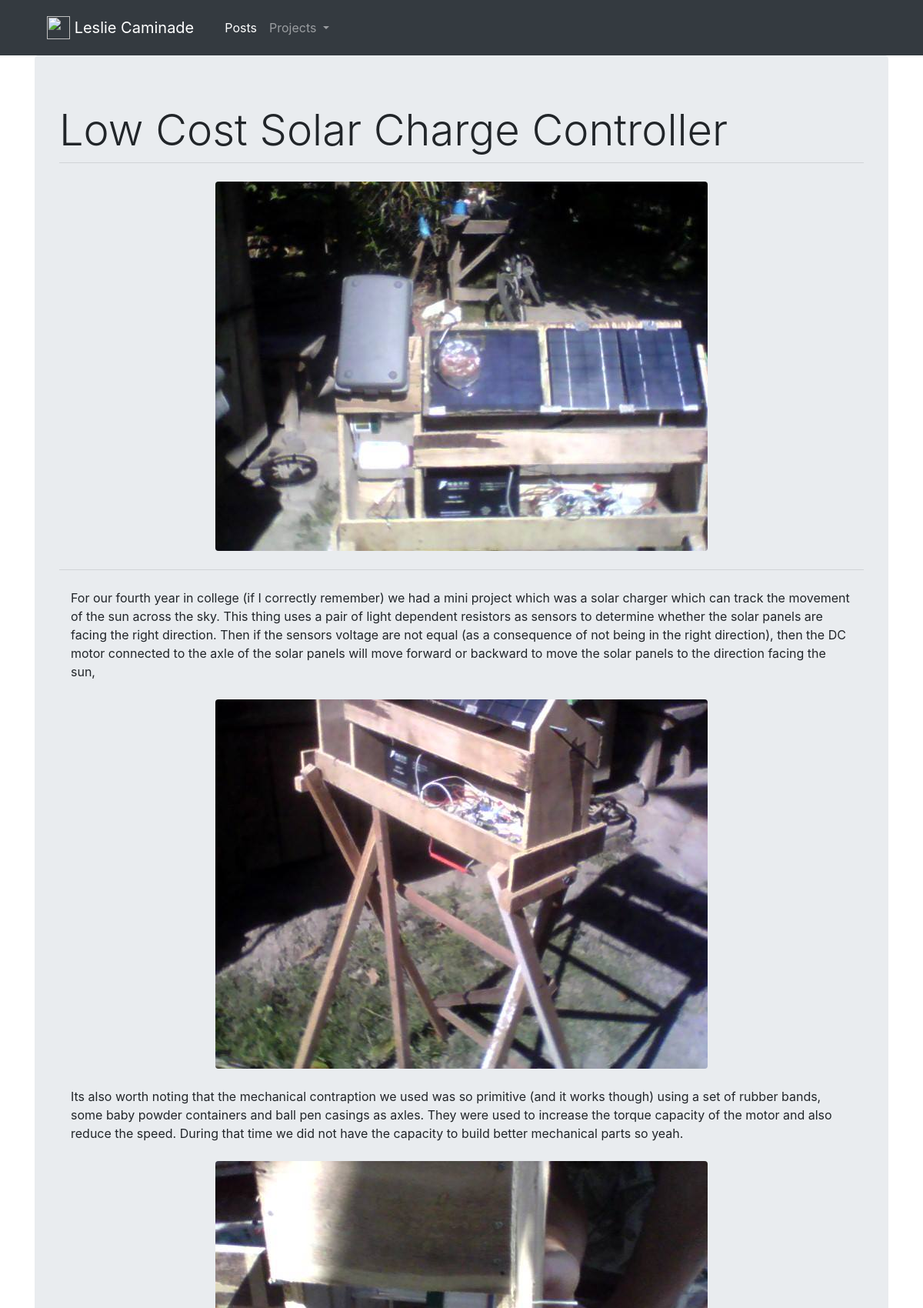
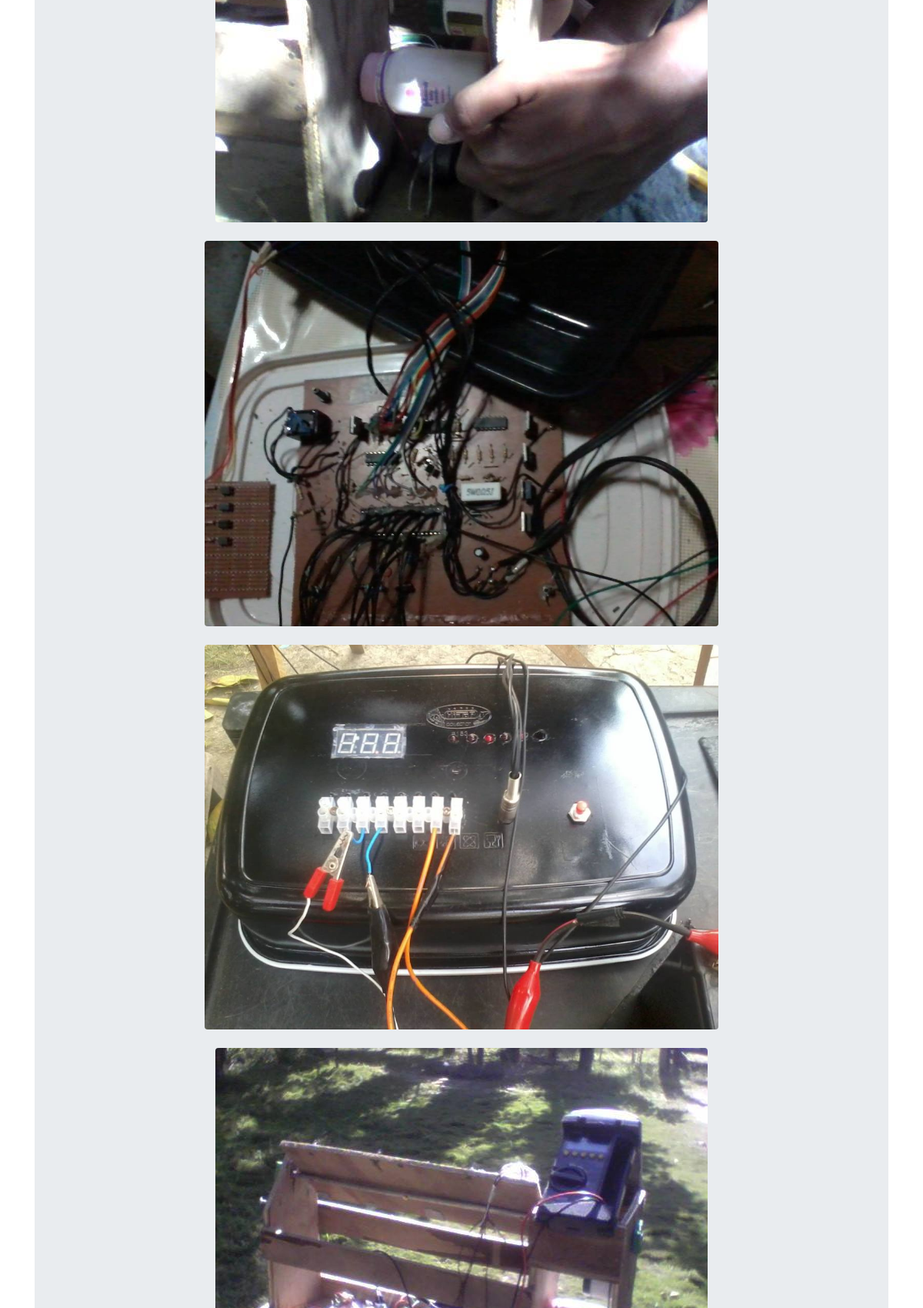
Page /post/7 (upper part) on the committed database (2 pictures, top to bottom).
### main_app/models.py (models this page shows)
class Post(models.Model):
    author = models.ForeignKey('auth.User', on_delete = models.PROTECT, blank = True)
    title = models.CharField(max_length = 200, blank = True)
    thumbnail = models.ImageField(upload_to = 'thumbnail/', blank = True)
    content_1 = models.TextField(blank = True)
    inline_1 = models.ImageField(upload_to='inlines/', blank = True)
    content_2 = models.TextField(blank = True)
    inline_2 = models.ImageField(upload_to='inlines/', blank = True)
    content_3 = models.TextField(blank = True)
    inline_3 = models.ImageField(upload_to='inlines/', blank = True)
    content_4 = models.TextField(blank = True)
    inline_4 = models.ImageField(upload_to='inlines/', blank = True)
    content_5 = models.TextField(blank = True)
    inline_5 = models.ImageField(upload_to='inlines/', blank = True)
    published_date = models.DateTimeField(default = timezone.now)

### main_app/views.py (the view)
# urls.py: path('post/<pk>', views.post_detail, name = 'post_detail'),
def post_detail(request, pk):
    pages_list = Page.objects.order_by('title')
    post = Post.objects.get(pk=pk)
    context_dict = {
        'post':post,
        'pages_list':pages_list,
        }
    return render(request, 'main_app/post_detail.html', context_dict)

### templates/main_app/post_detail.html (shortened to what this page needs)
{% extends 'main_app/base.html' %}
{% block content %}
<h1 class = "display-4">{{post.title}}</h1>
<hr class="my-1">
{% if post.thumbnail %}
<div class="container">
  <img src="{{ post.thumbnail.url }}" class="img-fluid rounded mx-auto d-block m-4 " alt="thumbnail image">
</div>
{% endif %}
<hr class="my-4">
{% if post.content_1 %}
<div class="container">
  <p>{{post.content_1 | safe}}</p>
</div>
{% endif %}
{% if post.inline_1 %}
<div class="container col-8">
  <img src="{{ post.inline_1.url }}" class="img-fluid rounded mx-auto d-block m-4 " alt="inline image">
</div>
{% endif %}
{% if post.content_2 %}
<div class="container">
  <p>{{post.content_2 | safe}}</p>
</div>
{% endif %}
{% if post.inline_2 %}
<div class="container col-8">
  <img src="{{ post.inline_2.url }}" class="img-fluid rounded mx-auto d-block m-4 " alt="inline image">
</div>
{% endif %}
{% if post.inline_3 %}
<div class="container col-8">
  <img src="{{ post.inline_3.url }}" class="img-fluid rounded mx-auto d-block m-4 " alt="inline image">
</div>
{% endif %}
{% if post.inline_4 %}
<div class="container col-8">
  <img src="{{ post.inline_4.url }}" class="img-fluid rounded mx-auto d-block m-4 " alt="inline image">
</div>
{% endif %}
{% if post.inline_5 %}
<div class="container col-8">
  <img src="{{ post.inline_5.url }}" class="img-fluid rounded mx-auto d-block m-4 " alt="inline image">
</div>
{% endif %}
{% endblock %}

### rows in the picture
Post: title "Low Cost Solar Charge Controller", thumbnail (picture), content_1 "For our fourth year in college (if I correctly remember) we had a mini project which was a solar charger which can track the movement of the sun across the sky. This thing uses a pair of light dependent resistors as sensors to determine whether the solar panels are facing the right direction. Then if the sensors voltage are not equal (as a consequence of not being in the right direction), then the DC motor connected to the axle of the solar panels will move forward or backward to move the solar panels to the direction facing the sun,", inline_1 (picture), content_2 "Its also worth noting that the mechanical contraption we used was so primitive (and it works though) using a set of rubber bands, some baby powder containers and ball pen casings as axles. They were used to increase the torque capacity of the motor and also reduce the speed. During that time we did not have the capacity to build better mechanical parts so yeah.", inline_2 (picture), inline_3 (picture), inline_4 (picture), inline_5 (picture)
